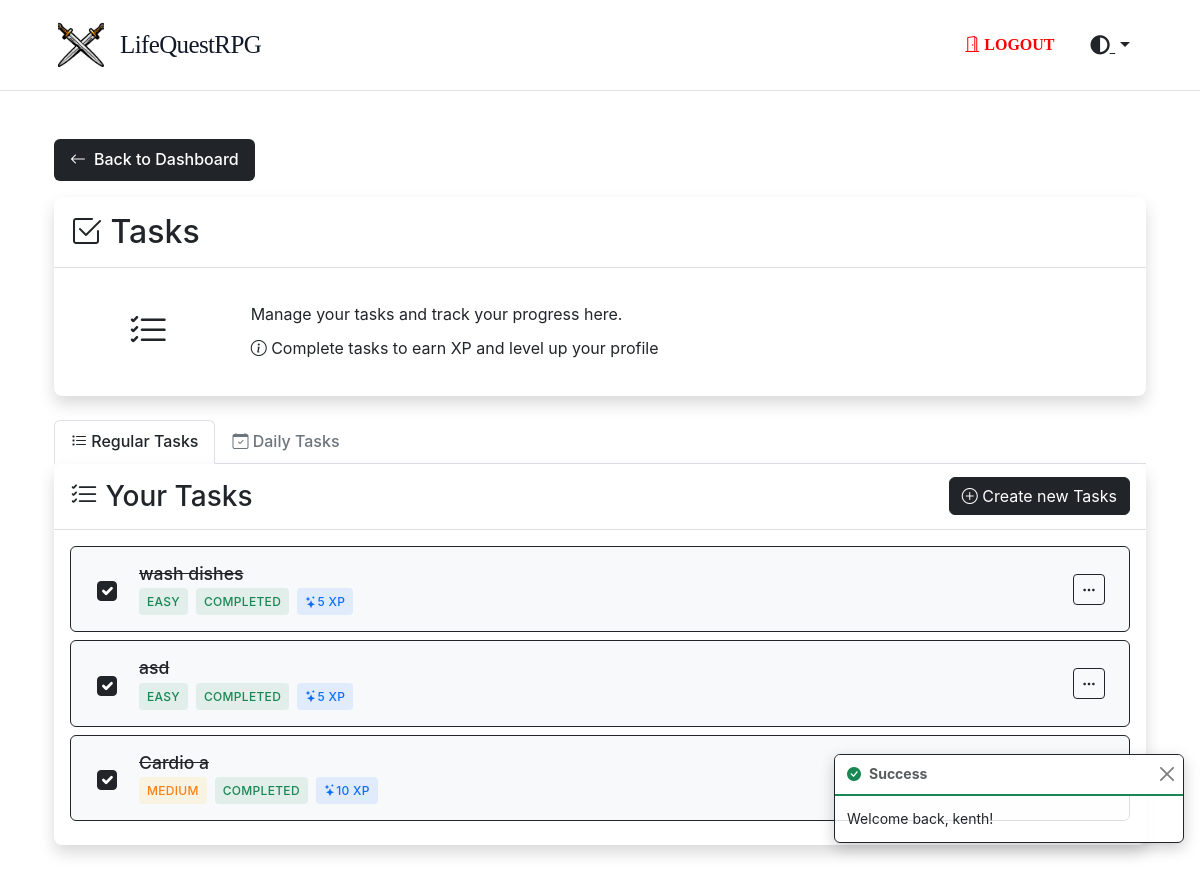
/task (signed in), run on the app's committed database.
### tables this page shows
CREATE TABLE `tasks` (
  `id` int NOT NULL AUTO_INCREMENT,
  `user_id` int NOT NULL,
  `title` varchar(255) NOT NULL,
  `status` enum('pending','completed') DEFAULT 'pending',
  `difficulty` enum('easy','medium','hard') DEFAULT 'easy',
  `category` enum('Physical Health','Mental Wellness','Personal Growth','Career / Studies','Finance','Home Environment','Relationships Social','Passion Hobbies') NOT NULL,
  `coins` int DEFAULT '0',
  `xp` int DEFAULT '0',
  PRIMARY KEY (`id`),
  KEY `fk_tasks_user` (`user_id`)
);

### app/Controllers/TaskController.php (called while the page is built, shortened)
<?php
class TaskController extends Controller
{
    protected $TaskModel;
    protected $UserStatsModel;
    public function __construct()
    {
        $this->TaskModel = new Tasks();
        $this->UserStatsModel = new UserStats();
    }
    public function index()
    {
        $currentUser = Auth::user();
        $userStats = $this->UserStatsModel->getUserStatsByUserId($currentUser['id']);
        $paginator = $this->TaskModel->paginate(
            page: 1,
            perPage: 5,
            orderBy: 'id',
            direction: 'DESC',
            conditions: [
                'user_id' => $currentUser['id']
            ]
        )->setTheme('game');
        return $this->view('task/index', [
            'title' => 'tasks',
            'tasks' => $paginator->items(),
            'userStats' => $userStats,
            'currentUser' => $currentUser,
            'paginator' => $paginator
        ]);
    }
}

### app/Core/Router.php (called while the page is built, shortened)
<?php
class Router
{
  protected $routes = [
    'GET' => [],
    'POST' => [],
    'PUT' => [],
    'DELETE' => []
  ];
  public function get(string $uri, array $controller, array $middleware = [])
  {
    $this->routes['GET'][$uri] = [
      'controller' => $controller,
      'middleware' => $middleware
    ];
    return $this;
  }
  public function post(string $uri, array $controller, array $middleware = [])
  {
    $this->routes['POST'][$uri] = [
      'controller' => $controller,
      'middleware' => $middleware
    ];
    return $this;
  }
  public function put(string $uri, array $controller, array $middleware = [])
  {
    $this->routes['PUT'][$uri] = [
      'controller' => $controller,
      'middleware' => $middleware
    ];
    return $this;
  }
  public function delete(string $uri, array $controller, array $middleware = [])
  {
    $this->routes['DELETE'][$uri] = [
      'controller' => $controller,
      'middleware' => $middleware
    ];
    return $this;
  }
  public function dispatch(string $uri, string $method)
  {
    $uri = $this->removeQueryString($uri);
    if (array_key_exists($uri, $this->routes[$method])) {
      $route = $this->routes[$method][$uri];
      return $this->callAction(
        $route['controller'][0],
        $route['controller'][1]
      );
    }
    throw new Exception("No route defined for {$uri} with method {$method}");
  }
  protected function removeQueryString(string $uri)
  {
    return parse_url($uri, PHP_URL_PATH) ?? $uri;
  }
  protected function callAction(string $controller, string $action)
  {
    $controller = new $controller();
    $params = [];
    return call_user_func_array([$controller, $action], $params);
  }
}

### web/bootstrap.php (called while the page is built, shortened)
<?php
$config = require_once __DIR__ . '/../config/config.php';
$database = require_once __DIR__ . '/../config/database.php';
$router = new Router();
$uri = $_SERVER['REQUEST_URI'] ?? '/';
$method = $_SERVER['REQUEST_METHOD'] ?? 'GET';
try {
  $router->dispatch($uri, $method);
} catch (Exception $e) {
  if ($config['debug']) {
    echo '<h1>Error</h1>';
    echo '<p>' . $e->getMessage() . '</p>';
    echo '<pre>' . $e->getTraceAsString() . '</pre>';
  } else {
    http_response_code(404);
    require_once __DIR__ . '/../app/Views/errors/404.php';
  }
}

### public/index.php (called while the page is built, shortened)
<?php
require_once ROOT_PATH . '/web/bootstrap.php';
?>

### app/Core/Auth.php (called while the page is built, shortened)
<?php
abstract class Auth
{
  protected static $user = null;
  public static function check()
  {
    return isset($_SESSION['users']);
  }
  public static function user()
  {
    if (self::$user === null && self::check()) {
      $sessionUser = $_SESSION['users'];
      $userId = is_array($sessionUser) ? ($sessionUser['id'] ?? null) : ($sessionUser->id ?? null);
      if ($userId) {
        self::$user = User::find($userId);
      }
    }
    return self::$user;
  }
}

### app/Core/Database.php (called while the page is built, shortened)
<?php
class Database
{
  protected $pdo;
  protected $statement;
  public function __construct(array $config)
  {
    $dsn = "mysql:host={$config['host']};dbname={$config['database']};charset={$config['charset']}";
    $options = [
      PDO::ATTR_ERRMODE => PDO::ERRMODE_EXCEPTION,
      PDO::ATTR_DEFAULT_FETCH_MODE => PDO::FETCH_ASSOC,
      PDO::ATTR_EMULATE_PREPARES => false,
    ];
    try {
      $this->pdo = new PDO($dsn, $config['username'], $config['password'], $options);
    } catch (PDOException $e) {
      throw new PDOException($e->getMessage(), (int) $e->getCode());
    }
  }
  public function query(string $sql)
  {
    $this->statement = $this->pdo->prepare($sql);
    return $this;
  }
  public function bind(array $parameters)
  {
    foreach ($parameters as $key => $value) {
      if (is_array($value)) {
        $value = json_encode($value);
        $paramType = PDO::PARAM_STR;
      } else {
        $paramType = is_int($value) ? PDO::PARAM_INT : PDO::PARAM_STR;
      }
      $this->statement->bindValue(
        is_numeric($key) ? $key : $key,
        $value,
        $paramType
      );
    }
    return $this;
  }
  public function execute()
  {
    $this->statement->execute();
    return $this;
  }
  public function fetchAll()
  {
    return $this->statement->fetchAll();
  }
  public function fetch()
  {
    return $this->statement->fetch();
  }
}
?>

### app/Core/Model.php (called while the page is built, shortened)
<?php
abstract class Model
{
  protected static $db;
  protected static $table;
  public static function setDatabase(Database $database)
  {
    self::$db = $database;
  }
  public static function find(int $id)
  {
    return self::$db->query("SELECT * FROM " . static::$table . " WHERE id = ?")
      ->bind([1 => $id])
      ->execute()
      ->fetch();
  }
  public function paginate(
    int $page = 1,
    int $perPage = 10,
    ?string $orderBy = null,
    string $direction = 'DESC',
    array $conditions = [],
    string $pageName = 'page',
    ?array $columns = null
  ) {
    $paginator = new Paginator($perPage, $pageName);
    if ($orderBy) {
      $paginator->setOrderBy($orderBy, $direction);
    }
    $paginationInfo = $paginator->getPageInfo();
    $offset = ($paginationInfo['currentPage'] - 1) * $perPage;
    $items = $this->fetch($conditions, $orderBy, $direction, $perPage, $offset, $columns);
    $countSql = "SELECT COUNT(*) as count FROM " . static::$table;
    $params = [];
    if (!empty($conditions)) {
      $countSql .= " WHERE ";
      $whereClauses = [];
      foreach ($conditions as $column => $value) {
        $paramName = "{$column}";
        $whereClauses[] = "{$column} = :{$paramName}";
        $params[$paramName] = $value;
      }
      $countSql .= implode(' AND ', $whereClauses);
    }
    $countQuery = self::$db->query($countSql);
    if (!empty($params)) {
      $countQuery->bind($params);
    }
    $totalItems = (int) $countQuery->execute()->fetch()['count'];
    return $paginator->setData($items, $totalItems);
  }
  public function fetch(
    array $conditions = [],
    ?string $orderBy = null,
    string $direction = 'ASC',
    ?int $limit = null,
    ?int $offset = null,
    ?array $columns = null
  ) {
    $columnsString = $columns ? implode(', ', array_map(fn($col) => "`{$col}`", $columns)) : '*';
    $sql = "SELECT {$columnsString} FROM " . static::$table;
    $params = [];
    if (!empty($conditions)) {
      $sql .= " WHERE ";
      $whereClauses = [];
      foreach ($conditions as $column => $value) {
        $paramName = "{$column}";
        $whereClauses[] = "{$column} = :{$paramName}";
        $params[":{$paramName}"] = $value;
      }
      $sql .= implode(" AND ", $whereClauses);
    }
    if ($orderBy !== null) {
      $direction = strtoupper($direction) === 'DESC' ? 'DESC' : 'ASC';
      $sql .= " ORDER BY `{$orderBy}` {$direction}";
    }
    if ($limit !== null) {
      $sql .= " LIMIT :limit";
      $params[':limit'] = $limit;
      if ($offset !== null) {
        $sql .= " OFFSET :offset";
        $params[':offset'] = $offset;
      }
    }
    $query = self::$db->query($sql);
    if (!empty($params)) {
      $query->bind($params);
    }
    return $query->execute()->fetchAll();
  }
}

### app/Core/Paginator.php (called while the page is built, shortened)
<?php
class Paginator
{
  protected int $currentPage = 1;
  protected int $perPage = 10;
  protected int $totalItems = 0;
  protected int $totalPages = 0;
  protected string $orderBy = '';
  protected string $direction = 'ASC';
  protected string $pageName = 'page';
  public function __construct(int $perPage = 10, string $pageName = 'page')
  {
    $this->perPage = $perPage;
    $this->pageName = $pageName;
    $this->currentPage = $this->resolveCurrentPage();
  }
  protected function resolveCurrentPage(): int
  {
    return isset($_GET[$this->pageName]) ? max(1, (int) $_GET[$this->pageName]) : 1;
  }
  public function setData(array $data, int $totalItems): self
  {
    $this->totalItems = $totalItems;
    $this->totalPages = ceil($totalItems / $this->perPage);
    return $this;
  }
  public function setOrderBy(string $orderBy, string $direction = 'ASC'): self
  {
    $this->orderBy = $orderBy;
    $this->direction = strtoupper($direction);
    return $this;
  }
  public function getPageInfo(): array
  {
    return [
      'currentPage' => $this->currentPage,
      'totalPages' => $this->totalPages,
      'totalItems' => $this->totalItems,
      'perPage' => $this->perPage,
      'orderBy' => $this->orderBy,
      'direction' => $this->direction,
      'pageName' => $this->pageName
    ];
  }
}

### app/Views/task/index.php (the view, shortened to what this page needs)
<div class="container py-4" id="pagination-content">
  <a href="/" class="back-button">
    <i class="bi bi-arrow-left"></i>
    Back to Dashboard
  </a>
  <div class="card border-dark mb-4 shadow">
    <div class="card-header bg-white">
      <h2 class="my-2"><i class="bi bi-check2-square"></i> <?= ucfirst($title) ?></h2>
    </div>
    <div class="card-body">
      <div class="row align-items-center">
        <div class="col-md-2 text-center mb-3 mb-md-0">
          <div class="rounded p-3 d-inline-block">
            <i class="bi bi-list-check fs-1"></i>
          </div>
        </div>
        <div class="col-md-10">
          <p class="mb-0">Manage your tasks and track your progress here.</p>
          <div class="mt-2">
            <i class="bi bi-info-circle"></i> Complete tasks to earn XP and level up your profile
          </div>
        </div>
      </div>
    </div>
  </div>
  <ul class="nav nav-tabs ">
    <li class="nav-item">
      <a class="nav-link active" aria-current="page" href="/task">
        <i class="bi bi-list-task"></i> Regular Tasks
      </a>
    </li>
    <li class="nav-item">
      <a class="nav-link" href="/dailytask">
        <i class="bi bi-calendar-check"></i> Daily Tasks
      </a>
    </li>
  </ul>
  <div class="card border-dark mb-4 shadow">
    <div class="card-header bg-white d-flex justify-content-between align-items-center">
      <h3 class="my-2"><i class="bi bi-list-check"></i> Your Tasks</h3>
      <button type="button" class="btn btn-dark" data-bs-toggle="modal" data-bs-target="#createTaskModal">
        <i class="bi bi-plus-circle"></i> Create new Tasks
      </button>
    </div>
    <div class="card-body">
      <?php if (empty($tasks)): ?>
        <div class="alert alert-dark text-center" role="alert">
          <i class="bi bi-emoji-neutral display-4 d-block mb-3"></i>
          <p class="mb-0">No tasks found. Create your first task!</p>
        </div>
      <?php else: ?>
        <div class="task-list">
          <?php foreach ($paginator->items() as $task): ?>
            <?php
            $isCompleted = $task['status'] === 'completed';
            $difficultyClass = getDifficultyClass($task['difficulty']);
            $difficultyLabel = ucfirst($task['difficulty']);
            $points = getDifficultyPoints($task['difficulty']);
            ?>
            <div class="task-row <?= $isCompleted ? 'completed' : '' ?> border border-dark rounded mb-2"
              onclick="taskRowClick(this, <?= $task['id'] ?>)">
              <div class="task-left">
                <div class="task-checkbox">
                  <input type="checkbox" class="form-check-input task-check" <?= $isCompleted ? 'checked' : '' ?>
                    onclick="event.stopPropagation()" onchange="return toggleTaskStatus(<?= $task['id'] ?>, this)">
                </div>
              </div>
              <div class="task-center">
                <h5 class="task-title <?= $isCompleted ? 'text-decoration-line-through' : '' ?>">
                  <?= htmlspecialchars($task['title']) ?>
                </h5>
                <div class="task-meta">
                  <span class="task-badge <?= $difficultyClass ?>">
                    <?= $difficultyLabel ?>
                  </span>
                  <span class="task-badge status-badge <?= $isCompleted ? 'status-completed' : 'status-pending' ?>">
                    <?= ucfirst($task['status']) ?>
                  </span>
                  <span class="task-badge reward-badge">
                    <i class="bi bi-stars"></i> <?= $points ?> XP
                  </span>
                </div>
              </div>
              <div class="task-actions">
                <div class="dropdown">
                  <button class="btn btn-sm btn-outline-dark" type="button" id="dropdownMenu<?= $task['id'] ?>"
                    data-bs-toggle="dropdown" aria-expanded="false" onclick="event.stopPropagation()">
                    <i class="bi bi-three-dots"></i>
                  </button>
                </div>
              </div>
            </div>
          <?php endforeach; ?>
        </div>
      <?php endif; ?>
    </div>
  </div>
</div>
<div class="toast-container position-fixed bottom-0 end-0 p-3" id="toastContainer">
</div>
<?php
function getDifficultyClass($difficulty)
{
  return [
    'easy' => 'difficulty-easy',
    'medium' => 'difficulty-medium',
    'hard' => 'difficulty-hard'
  ][$difficulty] ?? '';
}
function getDifficultyPoints($difficulty)
{
  return [
    'easy' => 5,
    'medium' => 10,
    'hard' => 15
  ][$difficulty] ?? 5;
}
?>

### data on the page
tasks: status "☑", title "wash dishes", difficulty "EASY", status "COMPLETED", difficulty "5"
tasks: status "☑", title "asd", difficulty "EASY", status "COMPLETED", difficulty "5"
tasks: status "☑", title "Cardio a", difficulty "MEDIUM", status "COMPLETED", difficulty "10"

### other printed values
$title "Tasks"
$_SESSION['success'] "Welcome back, kenth!"
